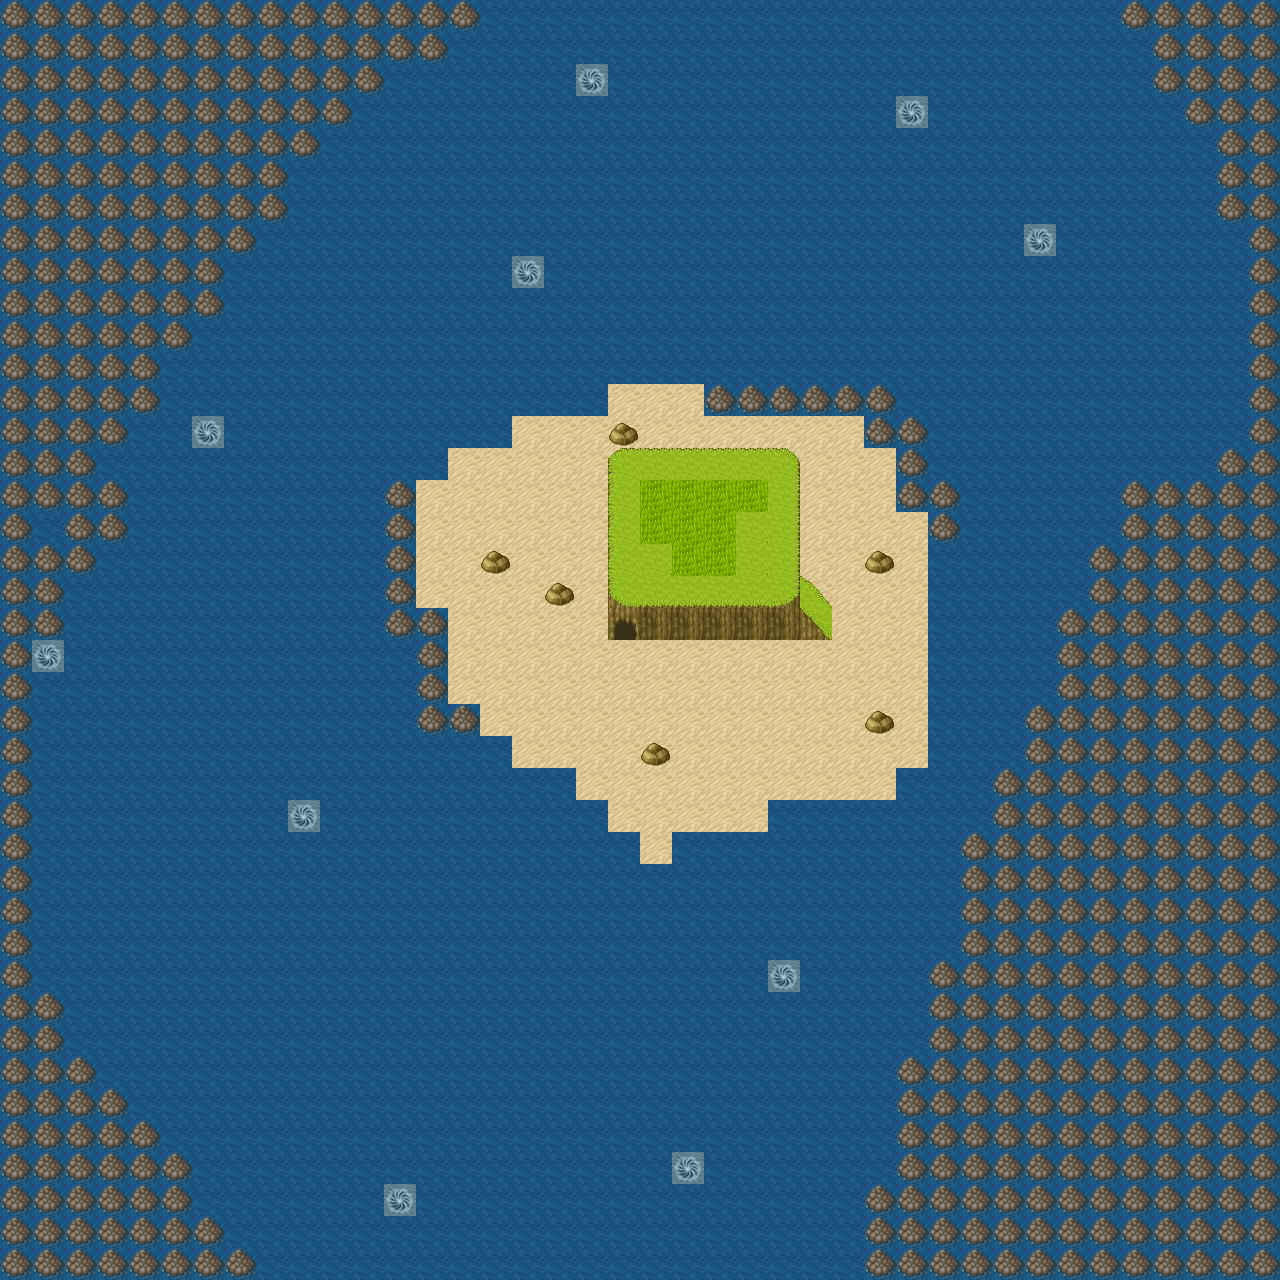

This is a level from a 2D game, rendered from its Tiled map with the project's own tilesets. A one-line summary and the map file follow, with tile-layer data summarised:
An orthogonal 40x40 tile map with 32x32 px tiles, 5 tile layers (マップ下, マップ中, マップ上, 当たり判定, ...).

<map version="1.4" tiledversion="1.4.2" orientation="orthogonal" renderorder="right-down" width="40" height="40" tilewidth="32" tileheight="32" infinite="0" nextlayerid="6" nextobjectid="1">
 <tileset firstgid="1" source="maptile1.tsx" />
 <layer id="1" name="マップ下" width="40" height="40" locked="1">
  <data>[1600 cells, 1600 non-empty, 3 distinct tile ids]</data>
 </layer>
 <layer id="2" name="マップ中" width="40" height="40" locked="1">
  <data>[1600 cells, 534 non-empty, 16 distinct tile ids]</data>
 </layer>
 <layer id="3" name="マップ上" width="40" height="40" locked="1">
  <data>[1600 cells, 0 non-empty, 0 distinct tile ids]</data>
 </layer>
 <layer id="4" name="当たり判定" width="40" height="40" locked="1">
  <data>[1600 cells, 0 non-empty, 0 distinct tile ids]</data>
 </layer>
 <layer id="5" name="敵の出現位置" width="40" height="40" locked="1">
  <data>[1600 cells, 0 non-empty, 0 distinct tile ids]</data>
 </layer>
</map>
